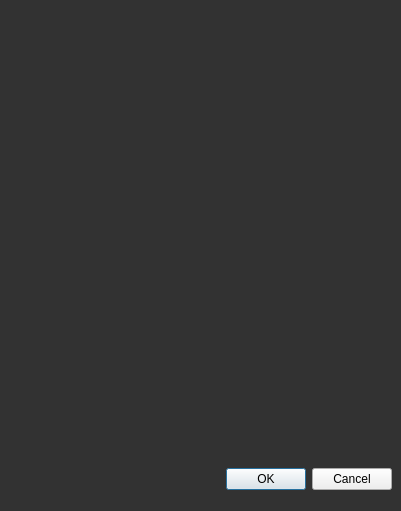
<?xml version="1.0" encoding="UTF-8"?>
<ui version="4.0">
 <class>MoreOptionsDialog</class>
 <widget class="QMainWindow" name="MoreOptionsDialog">
  <property name="geometry">
   <rect>
    <x>0</x>
    <y>0</y>
    <width>401</width>
    <height>511</height>
   </rect>
  </property>
  <property name="minimumSize">
   <size>
    <width>300</width>
    <height>0</height>
   </size>
  </property>
  <property name="windowTitle">
   <string>Options</string>
  </property>
  <property name="styleSheet">
   <string notr="true">QMainWindow{
background-color: #323232;
color: white;
}</string>
  </property>
  <widget class="QWidget" name="centralwidget">
   <widget class="QFrame" name="verticalFrame">
    <property name="geometry">
     <rect>
      <x>0</x>
      <y>9</y>
      <width>401</width>
      <height>490</height>
     </rect>
    </property>
    <property name="minimumSize">
     <size>
      <width>300</width>
      <height>0</height>
     </size>
    </property>
    <layout class="QVBoxLayout" name="verticalLayout">
     <item alignment="Qt::AlignHCenter|Qt::AlignTop">
      <widget class="QFrame" name="options_frame_main">
       <property name="styleSheet">
        <string notr="true">QFrame{
color: white;

}</string>
       </property>
       <layout class="QGridLayout" name="options_frame"/>
      </widget>
     </item>
     <item>
      <widget class="QDialogButtonBox" name="buttonBox">
       <property name="styleSheet">
        <string notr="true"/>
       </property>
       <property name="standardButtons">
        <set>QDialogButtonBox::Cancel|QDialogButtonBox::Ok</set>
       </property>
      </widget>
     </item>
    </layout>
   </widget>
  </widget>
 </widget>
 <resources/>
 <connections/>
</ui>
